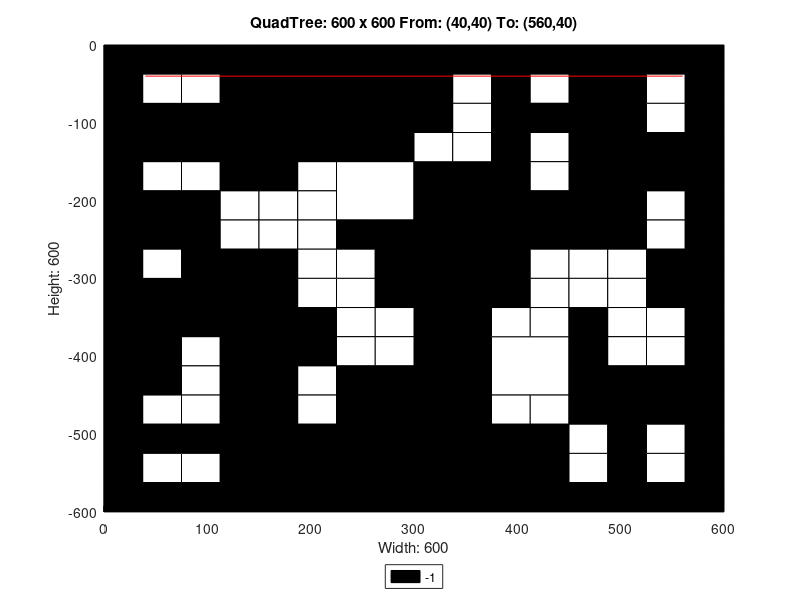

The MATLAB script that drew this image:
axis([0 600 -600 0]);
title('QuadTree: 600 x 600 From: (40,40) To: (560,40)');
xlabel('Width: 600');
ylabel('Height: 600');
rectangle('Position',[150 -150 150 150], 'FaceColor',[0 0 0]);
rectangle('Position',[0 -150 75 75], 'FaceColor',[0 0 0]);
rectangle('Position',[75 -150 75 75], 'FaceColor',[0 0 0]);
rectangle('Position',[225 -225 75 75], 'FaceColor',[1 1 1]);
rectangle('Position',[450 -75 75 75], 'FaceColor',[0 0 0]);
rectangle('Position',[450 -150 75 75], 'FaceColor',[0 0 0]);
rectangle('Position',[300 -225 75 75], 'FaceColor',[0 0 0]);
rectangle('Position',[300 -300 75 75], 'FaceColor',[0 0 0]);
rectangle('Position',[450 -225 75 75], 'FaceColor',[0 0 0]);
rectangle('Position',[0 -375 75 75], 'FaceColor',[0 0 0]);
rectangle('Position',[75 -375 75 75], 'FaceColor',[0 0 0]);
rectangle('Position',[0 -450 75 75], 'FaceColor',[0 0 0]);
rectangle('Position',[225 -525 75 75], 'FaceColor',[0 0 0]);
rectangle('Position',[150 -600 75 75], 'FaceColor',[0 0 0]);
rectangle('Position',[225 -600 75 75], 'FaceColor',[0 0 0]);
rectangle('Position',[300 -375 75 75], 'FaceColor',[0 0 0]);
rectangle('Position',[300 -450 75 75], 'FaceColor',[0 0 0]);
rectangle('Position',[375 -450 75 75], 'FaceColor',[1 1 1]);
rectangle('Position',[300 -525 75 75], 'FaceColor',[0 0 0]);
rectangle('Position',[300 -600 75 75], 'FaceColor',[0 0 0]);
rectangle('Position',[375 -600 75 75], 'FaceColor',[0 0 0]);
rectangle('Position',[0 -37.5 37.5 37.5], 'FaceColor',[0 0 0]);
rectangle('Position',[37.5 -37.5 37.5 37.5], 'FaceColor',[0 0 0]);
rectangle('Position',[0 -75 37.5 37.5], 'FaceColor',[0 0 0]);
rectangle('Position',[37.5 -75 37.5 37.5], 'FaceColor',[1 1 1]);
rectangle('Position',[75 -37.5 37.5 37.5], 'FaceColor',[0 0 0]);
rectangle('Position',[112.5 -37.5 37.5 37.5], 'FaceColor',[0 0 0]);
rectangle('Position',[75 -75 37.5 37.5], 'FaceColor',[1 1 1]);
rectangle('Position',[112.5 -75 37.5 37.5], 'FaceColor',[0 0 0]);
rectangle('Position',[0 -187.5 37.5 37.5], 'FaceColor',[0 0 0]);
rectangle('Position',[37.5 -187.5 37.5 37.5], 'FaceColor',[1 1 1]);
rectangle('Position',[0 -225 37.5 37.5], 'FaceColor',[0 0 0]);
rectangle('Position',[37.5 -225 37.5 37.5], 'FaceColor',[0 0 0]);
rectangle('Position',[75 -187.5 37.5 37.5], 'FaceColor',[1 1 1]);
rectangle('Position',[112.5 -187.5 37.5 37.5], 'FaceColor',[0 0 0]);
rectangle('Position',[75 -225 37.5 37.5], 'FaceColor',[0 0 0]);
rectangle('Position',[112.5 -225 37.5 37.5], 'FaceColor',[1 1 1]);
rectangle('Position',[0 -262.5 37.5 37.5], 'FaceColor',[0 0 0]);
rectangle('Position',[37.5 -262.5 37.5 37.5], 'FaceColor',[0 0 0]);
rectangle('Position',[0 -300 37.5 37.5], 'FaceColor',[0 0 0]);
rectangle('Position',[37.5 -300 37.5 37.5], 'FaceColor',[1 1 1]);
rectangle('Position',[75 -262.5 37.5 37.5], 'FaceColor',[0 0 0]);
rectangle('Position',[112.5 -262.5 37.5 37.5], 'FaceColor',[1 1 1]);
rectangle('Position',[75 -300 37.5 37.5], 'FaceColor',[0 0 0]);
rectangle('Position',[112.5 -300 37.5 37.5], 'FaceColor',[0 0 0]);
rectangle('Position',[150 -187.5 37.5 37.5], 'FaceColor',[0 0 0]);
rectangle('Position',[187.5 -187.5 37.5 37.5], 'FaceColor',[1 1 1]);
rectangle('Position',[150 -225 37.5 37.5], 'FaceColor',[1 1 1]);
rectangle('Position',[187.5 -225 37.5 37.5], 'FaceColor',[1 1 1]);
rectangle('Position',[150 -262.5 37.5 37.5], 'FaceColor',[1 1 1]);
rectangle('Position',[187.5 -262.5 37.5 37.5], 'FaceColor',[1 1 1]);
rectangle('Position',[150 -300 37.5 37.5], 'FaceColor',[0 0 0]);
rectangle('Position',[187.5 -300 37.5 37.5], 'FaceColor',[1 1 1]);
rectangle('Position',[225 -262.5 37.5 37.5], 'FaceColor',[0 0 0]);
rectangle('Position',[262.5 -262.5 37.5 37.5], 'FaceColor',[0 0 0]);
rectangle('Position',[225 -300 37.5 37.5], 'FaceColor',[1 1 1]);
rectangle('Position',[262.5 -300 37.5 37.5], 'FaceColor',[0 0 0]);
rectangle('Position',[300 -37.5 37.5 37.5], 'FaceColor',[0 0 0]);
rectangle('Position',[337.5 -37.5 37.5 37.5], 'FaceColor',[0 0 0]);
rectangle('Position',[300 -75 37.5 37.5], 'FaceColor',[0 0 0]);
rectangle('Position',[337.5 -75 37.5 37.5], 'FaceColor',[1 1 1]);
rectangle('Position',[375 -37.5 37.5 37.5], 'FaceColor',[0 0 0]);
rectangle('Position',[412.5 -37.5 37.5 37.5], 'FaceColor',[0 0 0]);
rectangle('Position',[375 -75 37.5 37.5], 'FaceColor',[0 0 0]);
rectangle('Position',[412.5 -75 37.5 37.5], 'FaceColor',[1 1 1]);
rectangle('Position',[300 -112.5 37.5 37.5], 'FaceColor',[0 0 0]);
rectangle('Position',[337.5 -112.5 37.5 37.5], 'FaceColor',[1 1 1]);
rectangle('Position',[300 -150 37.5 37.5], 'FaceColor',[1 1 1]);
rectangle('Position',[337.5 -150 37.5 37.5], 'FaceColor',[1 1 1]);
rectangle('Position',[375 -112.5 37.5 37.5], 'FaceColor',[0 0 0]);
rectangle('Position',[412.5 -112.5 37.5 37.5], 'FaceColor',[0 0 0]);
rectangle('Position',[375 -150 37.5 37.5], 'FaceColor',[0 0 0]);
rectangle('Position',[412.5 -150 37.5 37.5], 'FaceColor',[1 1 1]);
rectangle('Position',[525 -37.5 37.5 37.5], 'FaceColor',[0 0 0]);
rectangle('Position',[562.5 -37.5 37.5 37.5], 'FaceColor',[0 0 0]);
rectangle('Position',[525 -75 37.5 37.5], 'FaceColor',[1 1 1]);
rectangle('Position',[562.5 -75 37.5 37.5], 'FaceColor',[0 0 0]);
rectangle('Position',[525 -112.5 37.5 37.5], 'FaceColor',[1 1 1]);
rectangle('Position',[562.5 -112.5 37.5 37.5], 'FaceColor',[0 0 0]);
rectangle('Position',[525 -150 37.5 37.5], 'FaceColor',[0 0 0]);
rectangle('Position',[562.5 -150 37.5 37.5], 'FaceColor',[0 0 0]);
rectangle('Position',[375 -187.5 37.5 37.5], 'FaceColor',[0 0 0]);
rectangle('Position',[412.5 -187.5 37.5 37.5], 'FaceColor',[1 1 1]);
rectangle('Position',[375 -225 37.5 37.5], 'FaceColor',[0 0 0]);
rectangle('Position',[412.5 -225 37.5 37.5], 'FaceColor',[0 0 0]);
rectangle('Position',[375 -262.5 37.5 37.5], 'FaceColor',[0 0 0]);
rectangle('Position',[412.5 -262.5 37.5 37.5], 'FaceColor',[0 0 0]);
rectangle('Position',[375 -300 37.5 37.5], 'FaceColor',[0 0 0]);
rectangle('Position',[412.5 -300 37.5 37.5], 'FaceColor',[1 1 1]);
rectangle('Position',[525 -187.5 37.5 37.5], 'FaceColor',[0 0 0]);
rectangle('Position',[562.5 -187.5 37.5 37.5], 'FaceColor',[0 0 0]);
rectangle('Position',[525 -225 37.5 37.5], 'FaceColor',[1 1 1]);
rectangle('Position',[562.5 -225 37.5 37.5], 'FaceColor',[0 0 0]);
rectangle('Position',[450 -262.5 37.5 37.5], 'FaceColor',[0 0 0]);
rectangle('Position',[487.5 -262.5 37.5 37.5], 'FaceColor',[0 0 0]);
rectangle('Position',[450 -300 37.5 37.5], 'FaceColor',[1 1 1]);
rectangle('Position',[487.5 -300 37.5 37.5], 'FaceColor',[1 1 1]);
rectangle('Position',[525 -262.5 37.5 37.5], 'FaceColor',[1 1 1]);
rectangle('Position',[562.5 -262.5 37.5 37.5], 'FaceColor',[0 0 0]);
rectangle('Position',[525 -300 37.5 37.5], 'FaceColor',[0 0 0]);
rectangle('Position',[562.5 -300 37.5 37.5], 'FaceColor',[0 0 0]);
rectangle('Position',[75 -412.5 37.5 37.5], 'FaceColor',[1 1 1]);
rectangle('Position',[112.5 -412.5 37.5 37.5], 'FaceColor',[0 0 0]);
rectangle('Position',[75 -450 37.5 37.5], 'FaceColor',[1 1 1]);
rectangle('Position',[112.5 -450 37.5 37.5], 'FaceColor',[0 0 0]);
rectangle('Position',[150 -337.5 37.5 37.5], 'FaceColor',[0 0 0]);
rectangle('Position',[187.5 -337.5 37.5 37.5], 'FaceColor',[1 1 1]);
rectangle('Position',[150 -375 37.5 37.5], 'FaceColor',[0 0 0]);
rectangle('Position',[187.5 -375 37.5 37.5], 'FaceColor',[0 0 0]);
rectangle('Position',[225 -337.5 37.5 37.5], 'FaceColor',[1 1 1]);
rectangle('Position',[262.5 -337.5 37.5 37.5], 'FaceColor',[0 0 0]);
rectangle('Position',[225 -375 37.5 37.5], 'FaceColor',[1 1 1]);
rectangle('Position',[262.5 -375 37.5 37.5], 'FaceColor',[1 1 1]);
rectangle('Position',[150 -412.5 37.5 37.5], 'FaceColor',[0 0 0]);
rectangle('Position',[187.5 -412.5 37.5 37.5], 'FaceColor',[0 0 0]);
rectangle('Position',[150 -450 37.5 37.5], 'FaceColor',[0 0 0]);
rectangle('Position',[187.5 -450 37.5 37.5], 'FaceColor',[1 1 1]);
rectangle('Position',[225 -412.5 37.5 37.5], 'FaceColor',[1 1 1]);
rectangle('Position',[262.5 -412.5 37.5 37.5], 'FaceColor',[1 1 1]);
rectangle('Position',[225 -450 37.5 37.5], 'FaceColor',[0 0 0]);
rectangle('Position',[262.5 -450 37.5 37.5], 'FaceColor',[0 0 0]);
rectangle('Position',[0 -487.5 37.5 37.5], 'FaceColor',[0 0 0]);
rectangle('Position',[37.5 -487.5 37.5 37.5], 'FaceColor',[1 1 1]);
rectangle('Position',[0 -525 37.5 37.5], 'FaceColor',[0 0 0]);
rectangle('Position',[37.5 -525 37.5 37.5], 'FaceColor',[0 0 0]);
rectangle('Position',[75 -487.5 37.5 37.5], 'FaceColor',[1 1 1]);
rectangle('Position',[112.5 -487.5 37.5 37.5], 'FaceColor',[0 0 0]);
rectangle('Position',[75 -525 37.5 37.5], 'FaceColor',[0 0 0]);
rectangle('Position',[112.5 -525 37.5 37.5], 'FaceColor',[0 0 0]);
rectangle('Position',[0 -562.5 37.5 37.5], 'FaceColor',[0 0 0]);
rectangle('Position',[37.5 -562.5 37.5 37.5], 'FaceColor',[1 1 1]);
rectangle('Position',[0 -600 37.5 37.5], 'FaceColor',[0 0 0]);
rectangle('Position',[37.5 -600 37.5 37.5], 'FaceColor',[0 0 0]);
rectangle('Position',[75 -562.5 37.5 37.5], 'FaceColor',[1 1 1]);
rectangle('Position',[112.5 -562.5 37.5 37.5], 'FaceColor',[0 0 0]);
rectangle('Position',[75 -600 37.5 37.5], 'FaceColor',[0 0 0]);
rectangle('Position',[112.5 -600 37.5 37.5], 'FaceColor',[0 0 0]);
rectangle('Position',[150 -487.5 37.5 37.5], 'FaceColor',[0 0 0]);
rectangle('Position',[187.5 -487.5 37.5 37.5], 'FaceColor',[1 1 1]);
rectangle('Position',[150 -525 37.5 37.5], 'FaceColor',[0 0 0]);
rectangle('Position',[187.5 -525 37.5 37.5], 'FaceColor',[0 0 0]);
rectangle('Position',[375 -337.5 37.5 37.5], 'FaceColor',[0 0 0]);
rectangle('Position',[412.5 -337.5 37.5 37.5], 'FaceColor',[1 1 1]);
rectangle('Position',[375 -375 37.5 37.5], 'FaceColor',[1 1 1]);
rectangle('Position',[412.5 -375 37.5 37.5], 'FaceColor',[1 1 1]);
rectangle('Position',[450 -337.5 37.5 37.5], 'FaceColor',[1 1 1]);
rectangle('Position',[487.5 -337.5 37.5 37.5], 'FaceColor',[1 1 1]);
rectangle('Position',[450 -375 37.5 37.5], 'FaceColor',[0 0 0]);
rectangle('Position',[487.5 -375 37.5 37.5], 'FaceColor',[1 1 1]);
rectangle('Position',[525 -337.5 37.5 37.5], 'FaceColor',[0 0 0]);
rectangle('Position',[562.5 -337.5 37.5 37.5], 'FaceColor',[0 0 0]);
rectangle('Position',[525 -375 37.5 37.5], 'FaceColor',[1 1 1]);
rectangle('Position',[562.5 -375 37.5 37.5], 'FaceColor',[0 0 0]);
rectangle('Position',[450 -412.5 37.5 37.5], 'FaceColor',[0 0 0]);
rectangle('Position',[487.5 -412.5 37.5 37.5], 'FaceColor',[1 1 1]);
rectangle('Position',[450 -450 37.5 37.5], 'FaceColor',[0 0 0]);
rectangle('Position',[487.5 -450 37.5 37.5], 'FaceColor',[0 0 0]);
rectangle('Position',[525 -412.5 37.5 37.5], 'FaceColor',[1 1 1]);
rectangle('Position',[562.5 -412.5 37.5 37.5], 'FaceColor',[0 0 0]);
rectangle('Position',[525 -450 37.5 37.5], 'FaceColor',[0 0 0]);
rectangle('Position',[562.5 -450 37.5 37.5], 'FaceColor',[0 0 0]);
rectangle('Position',[375 -487.5 37.5 37.5], 'FaceColor',[1 1 1]);
rectangle('Position',[412.5 -487.5 37.5 37.5], 'FaceColor',[1 1 1]);
rectangle('Position',[375 -525 37.5 37.5], 'FaceColor',[0 0 0]);
rectangle('Position',[412.5 -525 37.5 37.5], 'FaceColor',[0 0 0]);
rectangle('Position',[450 -487.5 37.5 37.5], 'FaceColor',[0 0 0]);
rectangle('Position',[487.5 -487.5 37.5 37.5], 'FaceColor',[0 0 0]);
rectangle('Position',[450 -525 37.5 37.5], 'FaceColor',[1 1 1]);
rectangle('Position',[487.5 -525 37.5 37.5], 'FaceColor',[0 0 0]);
rectangle('Position',[525 -487.5 37.5 37.5], 'FaceColor',[0 0 0]);
rectangle('Position',[562.5 -487.5 37.5 37.5], 'FaceColor',[0 0 0]);
rectangle('Position',[525 -525 37.5 37.5], 'FaceColor',[1 1 1]);
rectangle('Position',[562.5 -525 37.5 37.5], 'FaceColor',[0 0 0]);
rectangle('Position',[450 -562.5 37.5 37.5], 'FaceColor',[1 1 1]);
rectangle('Position',[487.5 -562.5 37.5 37.5], 'FaceColor',[0 0 0]);
rectangle('Position',[450 -600 37.5 37.5], 'FaceColor',[0 0 0]);
rectangle('Position',[487.5 -600 37.5 37.5], 'FaceColor',[0 0 0]);
rectangle('Position',[525 -562.5 37.5 37.5], 'FaceColor',[1 1 1]);
rectangle('Position',[562.5 -562.5 37.5 37.5], 'FaceColor',[0 0 0]);
rectangle('Position',[525 -600 37.5 37.5], 'FaceColor',[0 0 0]);
rectangle('Position',[562.5 -600 37.5 37.5], 'FaceColor',[0 0 0]);
X=[560,40];
Y=[-40,-40];
hold on;
plot(X,Y,'r');
legend('-1','Location','southoutside');
